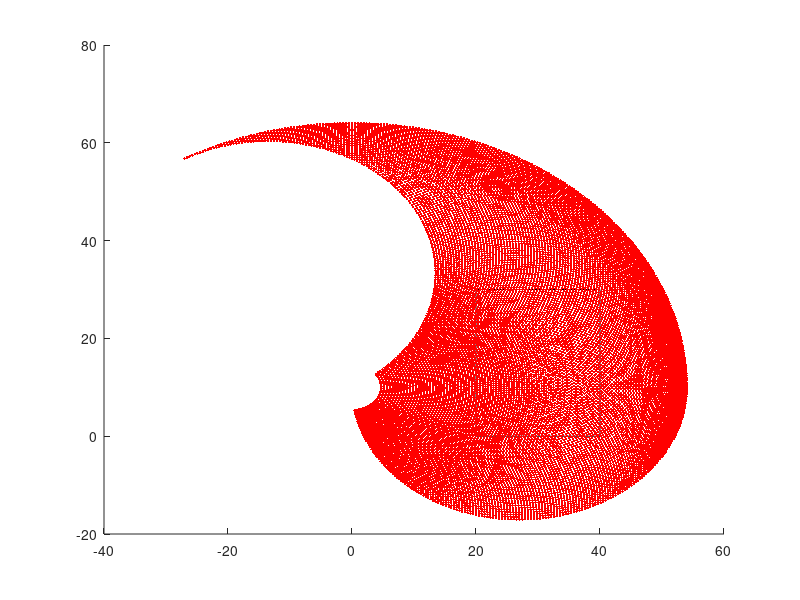

This chart was generated by the following MATLAB code:
function servo_angles_3

theta = 0:1:120;
phi = 10:1:180;

L1 = 27;
L2 = 27;
h0 = 10;
y_claw = 8.5;

XY = @(theta,phi) [L1*cosd(theta) - L2*cosd(theta+phi);...
    L1*sind(theta) - L2*sind(theta+phi) + h0];

points = zeros(4, length(theta)*length(phi));

i = 1;
for t = theta
    for p = phi
        points(1:2,i) = XY(t, p);
        points(3,i) = t;
        points(4,i) = p;
        i = i + 1;
    end
end

figure(1);
clf;
hold on;
rectangle('Position', [20, 0, 20, 30]);
plot(points(1,:), points(2,:), 'r.');